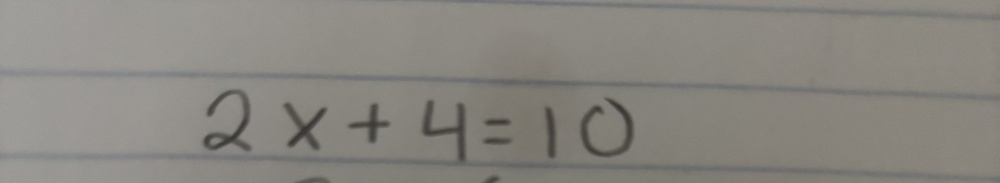
#> input picture examples/line1.jpg, 1000 x 183 px, shrunk from 4284 x 783 before the run
$ python preprocess.py
#> lines starting #> are read from the running program, lines starting #| are printed output that depends on the picture; after the words box and inside, x2 and y2 are one past the last pixel; in counts of white or black regions, pixels touching at a corner belong together
# this program just reads an example single line of math (2x + 4 = 10) and cleans it up for TrOCR
# this is just an example for testing and not needed for our actual project

import cv2 # import OpenCV to load, edit, and save images
import numpy as np # import numpy to process the image as a grid of numbers

#load the image as a grid of grayscale values
img = cv2.imread("line1.jpg", cv2.IMREAD_GRAYSCALE)
#> img: shape (183, 1000); min 51, max 161, mean 134.1
h, w = img.shape #store image dimensions
#> h = 183; w = 1000


# ---------- PART 1: make the paper evenly white ----------

# blur the image a LOT to get a picture of just the paper
# chooses the median value of a 101x101 square of pixels around each pixel, and replaces the pixel
# so the pencil strokes disappear (strokes are much thinner than 101 pixels)
bg = cv2.medianBlur(img, 101) # 101 is chosen because it is odd and large enough to cover pencil strokes
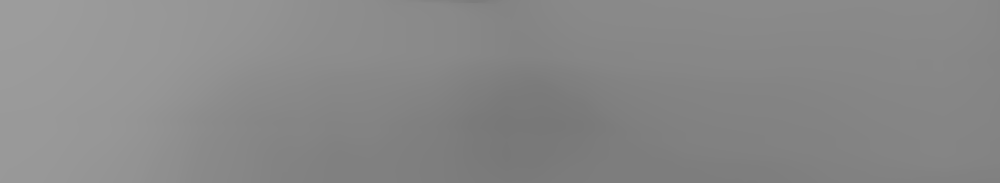
#> bg: shape (183, 1000); min 120, max 156, mean 136.5


# divide the original image by the paper-only image
# both images are dark in shadowed areas, so dividing cancels it out and leaves the paper evenly white
# ink is much darker than the paper, so it stays dark after dividing
norm = cv2.divide(img, bg, scale=255) #scale = 255 stretches the result back to the normal 0 to 255 range
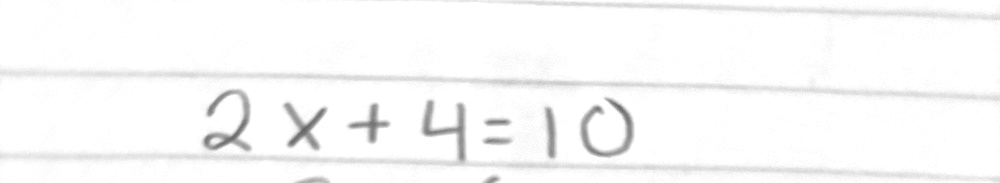
#> norm: shape (183, 1000); min 100, max 255, mean 248.9


# ---------- PART 2: seperate ink vs paper ----------

# turn every pixel into pure black or pure white
# OTSU: looks at how many pixels there are of each brightness, sees two groups and picks the cutoff between them
# THRESH_BINARY_INV: flips the colors: ink becomes white (255), paper becomes black (0)

# flip because the next OpenCV functions look for white
# threshold() returns: the cutoff it picked (not needed) and the black/white image we want (binary)
_, binary = cv2.threshold(norm, 0, 255, cv2.THRESH_BINARY_INV + cv2.THRESH_OTSU)
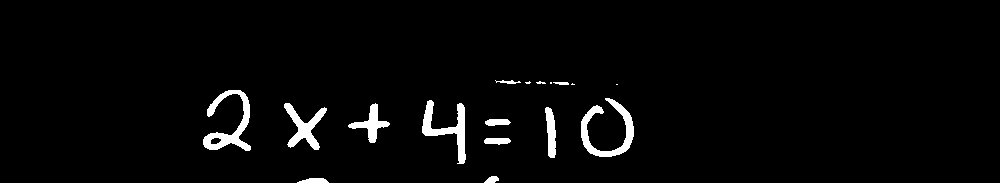
#> binary: shape (183, 1000); 2.9% white; 17 white regions (5 under 20 px), largest, box (x1, y1, x2, y2) and area: (203, 90, 251, 151) 1044, (581, 98, 634, 157) 1017, (422, 100, 466, 164) 911


# [7 lines of commented-out code are left out]
n, labels, stats, _ = cv2.connectedComponentsWithStats(binary)
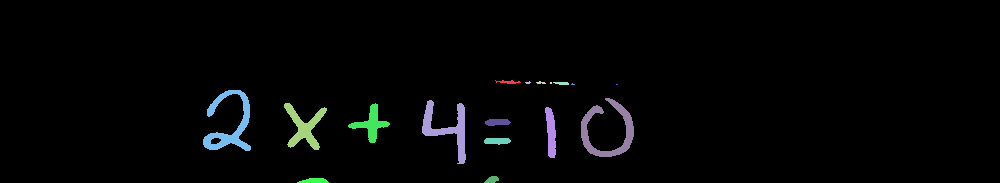
#> labels: shape (183, 1000) int32; 18 distinct labels, from 0 to 17; one colour per label, 0 black
#> n = 18; stats = 18 rows, first 6: [0, 0, 1000, 183, 177727], [495, 80, 26, 4, 56], [525, 81, 6, 3, 11], [536, 81, 10, 3, 19], [550, 82, 2, 2, 4], [553, 82, 16, 3, 39]


keep = np.zeros_like(binary) # new all black image

# Go through each blob. Start at 1 (blob 0 is the background)
for i in range(1, n):
    # this blob's stats: position, width, height, and size (area)
    x, y, bw, bh, area = stats[i]

    # keep the blob if all three are true:
    #   area > 500       -> big enough to be a character, not a speck of noise
    #   bw < w * 0.5     -> narrower than half the image, so not a long ruled line
    #   not touches_edge -> not junk at the border
    touches_edge = x == 0 or y == 0 or x + bw >= w or y + bh >= h

    if area > 500 and bw < w * 0.5 and not touches_edge:
        # add those pixels as white into the keep image.
        keep[labels == i] = 255
#> this loop made 17 passes
#> (x, y, bw, bh, area, touches_edge) on passes 1, 5, 8, 9, 10, 11, 12, 13, 14, 15, 16, 17: (495, 80, 26, 4, 56, False), (553, 82, 16, 3, 39, False), (203, 90, 48, 61, 1044, False), (581, 98, 53, 59, 1017, False), (422, 100, 44, 64, 911, False), (284, 103, 43, 47, 755, False), (348, 103, 42, 40, 526, False), (545, 107, 11, 51, 390, False), (485, 119, 26, 7, 147, False), (484, 138, 27, 7, 153, False), (484, 176, 15, 7, 73, True), (297, 178, 32, 5, 121, True)
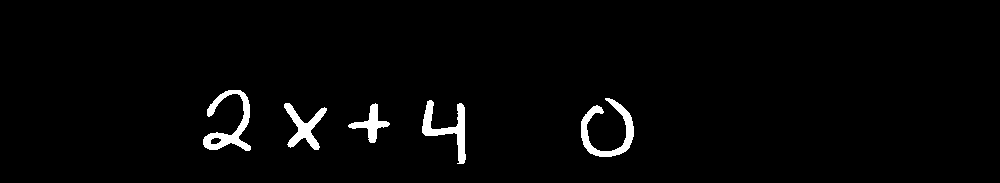
#> keep: shape (183, 1000); 2.3% white; 5 white regions, box (x1, y1, x2, y2) and area: (203, 90, 251, 151) 1044, (581, 98, 634, 157) 1017, (422, 100, 466, 164) 911, (284, 103, 327, 150) 755, (348, 103, 390, 143) 526


# ---------- PART 4: crop to just the writing ----------

# Find every pixel in keep that is white (writing)
ys, xs = np.where(keep > 0)
#> ys = 4253 values from 90 to 163; xs = 4253 values, max 633 at index 2057, min 203 at index 3154, mean 397
pad = 20

# The box around all the ink
x0, x1 = max(xs.min() - pad, 0), min(xs.max() + pad, w)
#> x0 = 183; x1 = 653
y0, y1 = max(ys.min() - pad, 0), min(ys.max() + pad, h)
#> y0 = 70; y1 = 183

# keep[y0:y1, x0:x1] cuts out that box (rows first, then columns).
# 255 - image: flips the colors back, so the result is black ink on white paper (which TrOCR expects)
clean = 255 - keep[y0:y1, x0:x1]
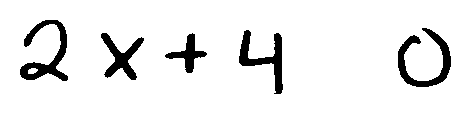
#> clean: shape (113, 470); 92% white; 5 black regions, box (x1, y1, x2, y2) and area: (20, 20, 68, 81) 1044, (398, 28, 451, 87) 1017, (239, 30, 283, 94) 911, (101, 33, 144, 80) 755, (165, 33, 207, 73) 526

# Save the cleaned, cropped line
cv2.imwrite("line1_clean.jpg", clean)
